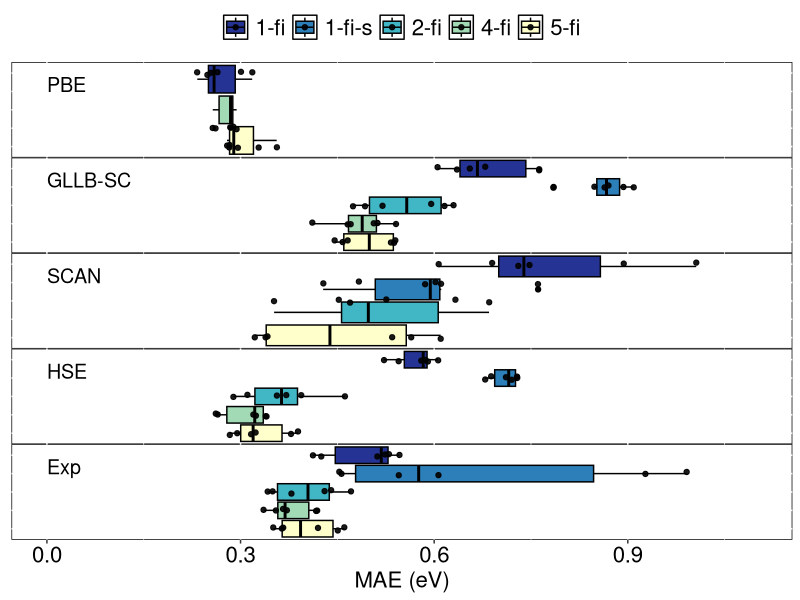
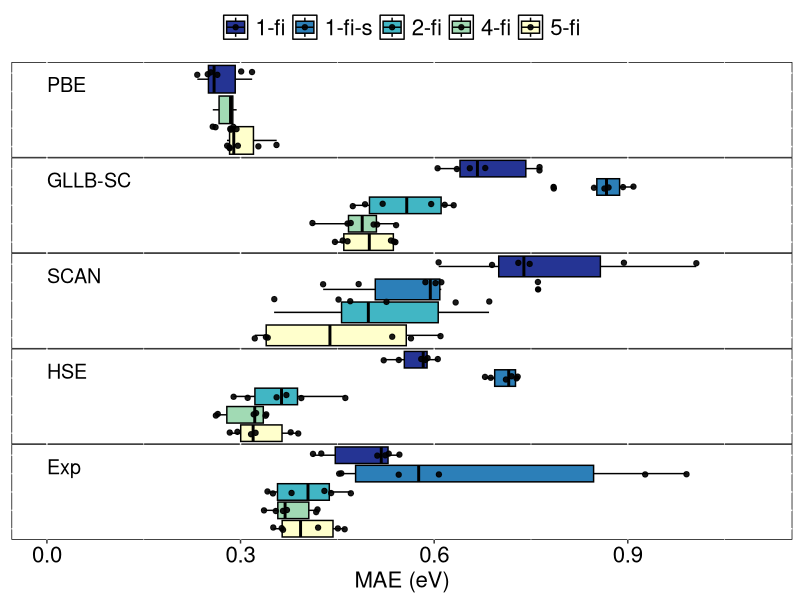

Recreate these plots in R, in order.
library(dplyr)   # For data manipulation
library(ggplot2) # For data visualization
library(reshape2)
library(RColorBrewer)

theme_set(theme(panel.background = element_rect(fill = "white", colour = "black")))

data <- read.csv('./all_errors.csv', stringsAsFactors=FALSE)
data$Fidelity = factor(data$Fidelity, levels=c("PBE", "GLLB-SC", "SCAN", "HSE", "Exp"))
data[data['Model'] == '1-fi-stacked', "Model"] = '1-fi-s'
# data$Model = factor(data$Model, levels=c("1-fi", "1-fi-s", "2-fi", "4-fi", "5-fi"))
data$Model = factor(data$Model, levels=c("5-fi", "4-fi", "2-fi", "1-fi-s", "1-fi"))
p <- ggplot(data, aes(x=Model, y=Error, fill=Model)) +
  geom_boxplot(width = 5, color="black") + 
  scale_fill_brewer(palette="YlGnBu", guide=guide_legend(reverse=TRUE)) +  
  geom_jitter( width=0.1,alpha=0.9) +  # add dot plots
  xlab('') + ylab('MAE (eV)') + 
  scale_x_discrete(labels=c("GLLBSC" = "GLLB-SC"), drop=FALSE,
  ) +
  ylim(c(0, 1.1)) + 
  facet_grid(vars(Fidelity)) + 
  theme(
    axis.text=element_text(size=16, color='#000000'),
    axis.title=element_text(size=16),
    axis.ticks.y=element_blank(),
    axis.text.y=element_blank(),
    axis.title.y=element_blank(),
    legend.box = "horizontal",
    legend.position="top",
    legend.text=element_text(size=16),
    legend.title=element_blank(), 
    legend.background = element_rect(fill=alpha('white', 0), color=alpha('white', 0)),
    #legend.position = c(0.1, 0.8),
    panel.spacing = unit(0, "lines"),
    strip.background = element_rect(fill='white', color='white'),
    strip.text=element_blank()
  ) +
  coord_flip() + 

#  theme(axis.title.x=element_blank(),
#        axis.text.x=element_blank(),
#        axis.ticks.x=element_blank()) + 
  geom_text(aes(label = Fidelity), x = Inf, y = 0, hjust = 0, vjust = 2, 
            size=5, check_overlap=TRUE)


# ggsave('two_fidelity_with_dots.pdf', plot=p, height = 4.5, width = 9)

ggsave('mf_dots.pdf', plot=p, height = 4.5, width = 8)
print(p)